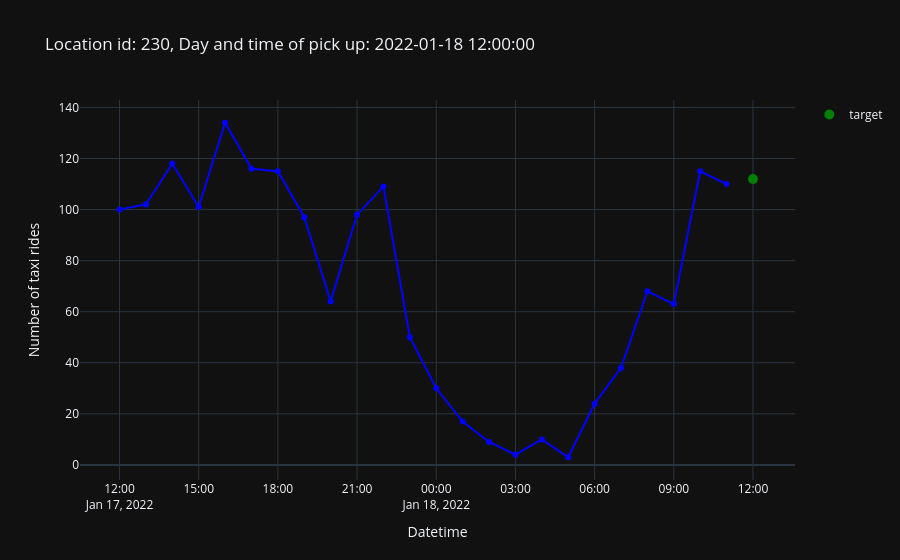

The notebook cell saved with this chart:
### Code cell
# plot a single record's (row's) lag features (blue) and target (green)
plot_record(df)

### Figure 1 — Plotly figure (JSON) as saved in the notebook; plotly's stock layout.template omitted (floating-point values rounded to 4 significant figures)
{"data": [{"hovertemplate": "Datetime=%{x}<br>Number of taxi rides=%{y}<extra></extra>", "legendgroup": "", "line": {"color": "blue", "dash": "solid"}, "marker": {"symbol": "circle"}, "mode": "lines+markers", "name": "", "orientation": "v", "showlegend": false, "type": "scatter", "x": ["2022-01-17T12:00:00", "2022-01-17T13:00:00", "2022-01-17T14:00:00", "2022-01-17T15:00:00", "2022-01-17T16:00:00", "2022-01-17T17:00:00", "2022-01-17T18:00:00", "2022-01-17T19:00:00", "2022-01-17T20:00:00", "2022-01-17T21:00:00", "2022-01-17T22:00:00", "2022-01-17T23:00:00", "2022-01-18T00:00:00", "2022-01-18T01:00:00", "2022-01-18T02:00:00", "2022-01-18T03:00:00", "2022-01-18T04:00:00", "2022-01-18T05:00:00", "2022-01-18T06:00:00", "2022-01-18T07:00:00", "2022-01-18T08:00:00", "2022-01-18T09:00:00", "2022-01-18T10:00:00", "2022-01-18T11:00:00"], "xaxis": "x", "y": [100, 102, 118, 101, 134, 116, 115, 97, 64, 98, 109, 50, 30, 17, 9, 4, 10, 3, 24, 38, 68, 63, 115, 110], "yaxis": "y"}, {"line": {"color": "green"}, "marker": {"size": 10}, "mode": "markers", "name": "target", "type": "scatter", "x": ["2022-01-18T12:00:00"], "y": [112]}], "layout": {"legend": {"tracegroupgap": 0}, "title": {"text": "Location id: 230, Day and time of pick up: 2022-01-18 12:00:00"}, "xaxis": {"anchor": "y", "domain": [0, 1], "title": {"text": "Datetime"}}, "yaxis": {"anchor": "x", "domain": [0, 1], "title": {"text": "Number of taxi rides"}}}}
